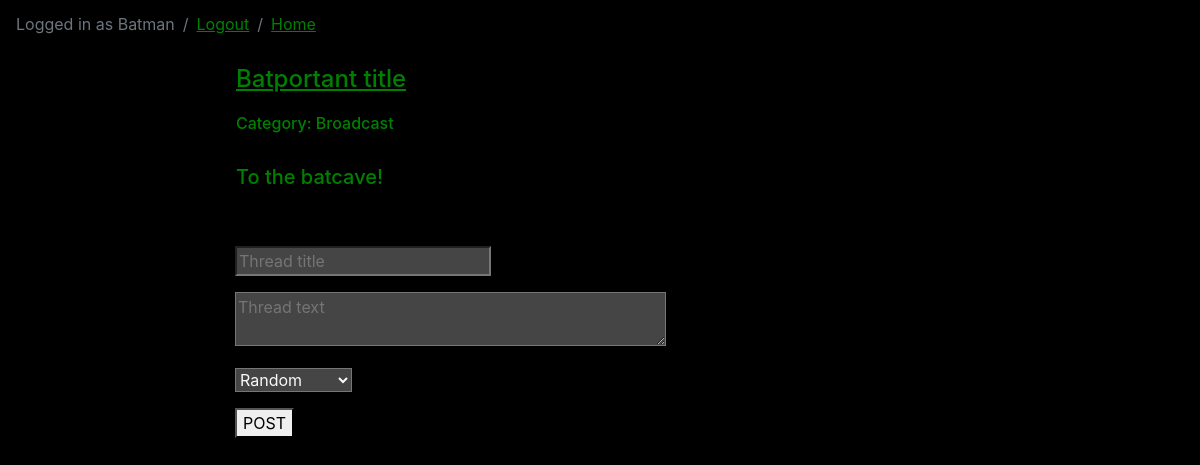
The app's page /main/board/ (signed in), older data.
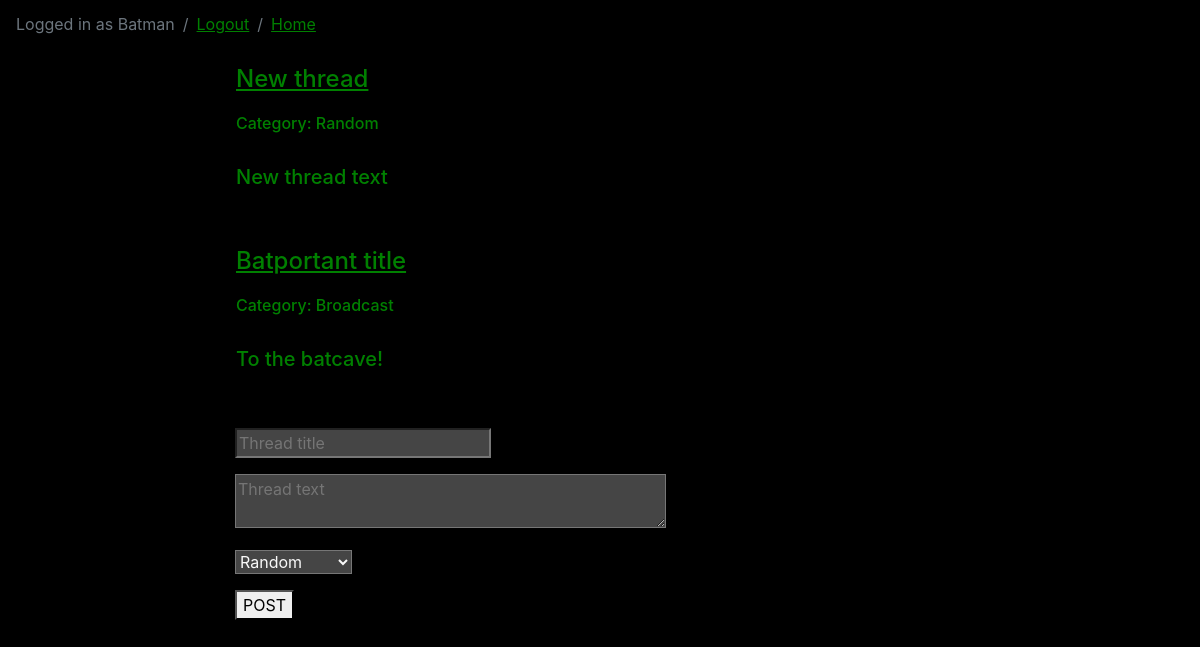
The same page, newer data.
### board/models.py (models this page shows, shortened)
class Thread(models.Model):
    def was_published_recently(self):
        now = timezone.now()
        return now - datetime.timedelta(days=1) <= self.pub_date <= now
    thread_title = models.CharField(max_length=100)
    thread_text = models.CharField(max_length=5000)
    pub_date = models.DateTimeField('Date published', auto_now=True)
    CATEGORY_CHOICES = [('Random', 'Random'), ('Broadcast', 'Broadcast'), ('Animation', 'Animation'), ('Artwork', 'Artwork'), ('Cinematics', 'Cinematics'), ('Videogames', 'Videogames')]
    category = models.CharField(max_length=100, choices=CATEGORY_CHOICES)
    thread_author = models.CharField(max_length=200)
    was_published_recently.admin_order_field = 'pub_date'
    was_published_recently.boolean = True
    was_published_recently.short_description = 'Published recently?'

### board/views.py (the view, shortened to what this page needs)
# urls.py: path('board/', views.Board, name='board'),
@login_required
def Board(request):
    latest_thread = Thread.objects.order_by('-pub_date')[:10]
    template = loader.get_template('board/board.html')
    form = ThreadForm()
    context = {
        'latest_threads': latest_thread,
        'form': form,
    }
    return HttpResponse(template.render(context,request))

### board/forms.py
class ThreadForm(forms.ModelForm):
    thread_title = forms.CharField(label=False, max_length=100, widget=forms.TextInput(attrs={'style': 'background: #454545; color: #f9f9f9;', 'placeholder': 'Thread title'}))
    thread_text = forms.CharField(label=False, max_length='1500', widget=forms.Textarea(attrs={'style': 'background: #454545; color: #f9f9f9;', 'rows': '2.5', 'placeholder': 'Thread text'}),)
    choises = [('Random', 'Random'), ('Broadcast', 'Broadcast'), ('Animation', 'Animation'), ('Artwork', 'Artwork'),
               ('Cinematics', 'Cinematics'), ('Videogames', 'Videogames')]
    category = forms.ChoiceField(label=False, choices=choises, widget=forms.Select(attrs={'style':'background: #454545; color: #f9f9f9'}))
    class Meta:
        model = Thread
        fields = ('thread_title', 'thread_text', 'category')

### board/templates/board/board.html (shortened to what this page needs)
<!DOCTYPE html>
<html lang="en">
<head>
    {% load static %}
    <link rel="stylesheet" href="https://stackpath.bootstrapcdn.com/bootstrap/4.5.0/css/bootstrap.min.css">
    <link rel="stylesheet" href="{% static 'css/master.css' %}" type="text/css">
</head>
<body>
<nav aria-label="breadcrumb">
    <ol class="breadcrumb">
        <li class="breadcrumb-item active" aria-current="page">Logged in as {{ user.username }} </li>
        <li class="breadcrumb-item"><a href="{% url 'Auth_:logout' %}">Logout</a></li>
        <li class="breadcrumb-item"><a href="{% url 'Auth_:index' %}">Home</a> </li>
  </ol>
</nav>
<div class="container">
    <div class="row">
        <div class="col-lg-2 col-xl-2 "></div>
        <div class="col-lg-8 col-xl-8 ">
{% if latest_threads %}
    <div>
{% for thread in latest_threads %}
        <div class="card">
            <div class="card-title"><h4><a href="{{ thread.id }}">{{ thread.thread_title }}</a></h4></div>
            <div class="card-text"><h6>Category: {{ thread.category }}</h6></div>
<br />
            <h5>{{ thread.thread_text }}</h5>
        </div>
<br /><br />
{% endfor %}
{% endif %}
    </div>
<form method="post" class="">
    {{form.as_p}}
    <button type="submit" name="thread">POST</button>
</form>
    </div>
        <div class="col-lg-2 col-xl-2 "></div>
    </div>
</div>
</body>
</html>

### auth_/static/css/master.css (style rules this page uses)
body { background-color: black; color: green; }
a { color: green; text-decoration: underline }
.card, .card-text, .card-title { background-color: black; }
.breadcrumb { background-color: black; }

Row changes from the older to the newer data that the page shows:
added Thread: thread_title "New thread", category "Random", thread_text "New thread text"
